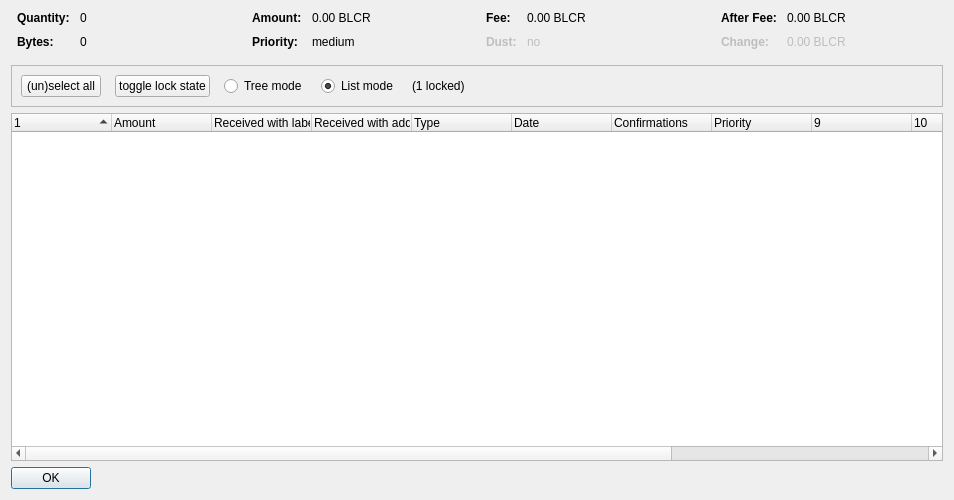
<?xml version="1.0" encoding="UTF-8"?>
<ui version="4.0">
 <class>CoinControlDialog</class>
 <widget class="QDialog" name="CoinControlDialog">
  <property name="geometry">
   <rect>
    <x>0</x>
    <y>0</y>
    <width>954</width>
    <height>500</height>
   </rect>
  </property>
  <property name="windowTitle">
   <string>Coin Selection</string>
  </property>
  <layout class="QVBoxLayout" name="verticalLayout">
   <item>
    <layout class="QHBoxLayout" name="horizontalLayoutTop" stretch="0,0,0,0">
     <property name="topMargin">
      <number>0</number>
     </property>
     <property name="bottomMargin">
      <number>10</number>
     </property>
     <item>
      <layout class="QFormLayout" name="formLayoutCoinControl1">
       <property name="horizontalSpacing">
        <number>10</number>
       </property>
       <property name="verticalSpacing">
        <number>10</number>
       </property>
       <property name="leftMargin">
        <number>6</number>
       </property>
       <property name="rightMargin">
        <number>6</number>
       </property>
       <item row="0" column="0">
        <widget class="QLabel" name="labelCoinControlQuantityText">
         <property name="font">
          <font>
           <weight>75</weight>
           <bold>true</bold>
          </font>
         </property>
         <property name="text">
          <string>Quantity:</string>
         </property>
        </widget>
       </item>
       <item row="0" column="1">
        <widget class="QLabel" name="labelCoinControlQuantity">
         <property name="cursor">
          <cursorShape>IBeamCursor</cursorShape>
         </property>
         <property name="contextMenuPolicy">
          <enum>Qt::ActionsContextMenu</enum>
         </property>
         <property name="text">
          <string notr="true">0</string>
         </property>
         <property name="textInteractionFlags">
          <set>Qt::LinksAccessibleByMouse|Qt::TextSelectableByKeyboard|Qt::TextSelectableByMouse</set>
         </property>
        </widget>
       </item>
       <item row="1" column="0">
        <widget class="QLabel" name="labelCoinControlBytesText">
         <property name="font">
          <font>
           <weight>75</weight>
           <bold>true</bold>
          </font>
         </property>
         <property name="text">
          <string>Bytes:</string>
         </property>
        </widget>
       </item>
       <item row="1" column="1">
        <widget class="QLabel" name="labelCoinControlBytes">
         <property name="cursor">
          <cursorShape>IBeamCursor</cursorShape>
         </property>
         <property name="contextMenuPolicy">
          <enum>Qt::ActionsContextMenu</enum>
         </property>
         <property name="text">
          <string notr="true">0</string>
         </property>
         <property name="textInteractionFlags">
          <set>Qt::LinksAccessibleByMouse|Qt::TextSelectableByKeyboard|Qt::TextSelectableByMouse</set>
         </property>
        </widget>
       </item>
      </layout>
     </item>
     <item>
      <layout class="QFormLayout" name="formLayoutCoinControl2">
       <property name="horizontalSpacing">
        <number>10</number>
       </property>
       <property name="verticalSpacing">
        <number>10</number>
       </property>
       <property name="leftMargin">
        <number>6</number>
       </property>
       <property name="rightMargin">
        <number>6</number>
       </property>
       <item row="0" column="0">
        <widget class="QLabel" name="labelCoinControlAmountText">
         <property name="font">
          <font>
           <weight>75</weight>
           <bold>true</bold>
          </font>
         </property>
         <property name="text">
          <string>Amount:</string>
         </property>
        </widget>
       </item>
       <item row="0" column="1">
        <widget class="QLabel" name="labelCoinControlAmount">
         <property name="cursor">
          <cursorShape>IBeamCursor</cursorShape>
         </property>
         <property name="contextMenuPolicy">
          <enum>Qt::ActionsContextMenu</enum>
         </property>
         <property name="text">
          <string notr="true">0.00 BLCR</string>
         </property>
         <property name="textInteractionFlags">
          <set>Qt::LinksAccessibleByMouse|Qt::TextSelectableByKeyboard|Qt::TextSelectableByMouse</set>
         </property>
        </widget>
       </item>
       <item row="1" column="0">
        <widget class="QLabel" name="labelCoinControlPriorityText">
         <property name="font">
          <font>
           <weight>75</weight>
           <bold>true</bold>
          </font>
         </property>
         <property name="text">
          <string>Priority:</string>
         </property>
        </widget>
       </item>
       <item row="1" column="1">
        <widget class="QLabel" name="labelCoinControlPriority">
         <property name="cursor">
          <cursorShape>IBeamCursor</cursorShape>
         </property>
         <property name="contextMenuPolicy">
          <enum>Qt::ActionsContextMenu</enum>
         </property>
         <property name="text">
          <string>medium</string>
         </property>
         <property name="textInteractionFlags">
          <set>Qt::LinksAccessibleByMouse|Qt::TextSelectableByKeyboard|Qt::TextSelectableByMouse</set>
         </property>
        </widget>
       </item>
      </layout>
     </item>
     <item>
      <layout class="QFormLayout" name="formLayoutCoinControl3">
       <property name="horizontalSpacing">
        <number>10</number>
       </property>
       <property name="verticalSpacing">
        <number>10</number>
       </property>
       <property name="leftMargin">
        <number>6</number>
       </property>
       <property name="rightMargin">
        <number>6</number>
       </property>
       <item row="0" column="0">
        <widget class="QLabel" name="labelCoinControlFeeText">
         <property name="font">
          <font>
           <weight>75</weight>
           <bold>true</bold>
          </font>
         </property>
         <property name="text">
          <string>Fee:</string>
         </property>
        </widget>
       </item>
       <item row="0" column="1">
        <widget class="QLabel" name="labelCoinControlFee">
         <property name="cursor">
          <cursorShape>IBeamCursor</cursorShape>
         </property>
         <property name="contextMenuPolicy">
          <enum>Qt::ActionsContextMenu</enum>
         </property>
         <property name="text">
          <string notr="true">0.00 BLCR</string>
         </property>
         <property name="textInteractionFlags">
          <set>Qt::LinksAccessibleByMouse|Qt::TextSelectableByKeyboard|Qt::TextSelectableByMouse</set>
         </property>
        </widget>
       </item>
       <item row="1" column="0">
        <widget class="QLabel" name="labelCoinControlLowOutputText">
         <property name="enabled">
          <bool>false</bool>
         </property>
         <property name="font">
          <font>
           <weight>75</weight>
           <bold>true</bold>
          </font>
         </property>
         <property name="text">
          <string>Dust:</string>
         </property>
        </widget>
       </item>
       <item row="1" column="1">
        <widget class="QLabel" name="labelCoinControlLowOutput">
         <property name="enabled">
          <bool>false</bool>
         </property>
         <property name="cursor">
          <cursorShape>IBeamCursor</cursorShape>
         </property>
         <property name="contextMenuPolicy">
          <enum>Qt::ActionsContextMenu</enum>
         </property>
         <property name="text">
          <string>no</string>
         </property>
         <property name="textInteractionFlags">
          <set>Qt::LinksAccessibleByMouse|Qt::TextSelectableByKeyboard|Qt::TextSelectableByMouse</set>
         </property>
        </widget>
       </item>
      </layout>
     </item>
     <item>
      <layout class="QFormLayout" name="formLayoutCoinControl4">
       <property name="horizontalSpacing">
        <number>10</number>
       </property>
       <property name="verticalSpacing">
        <number>10</number>
       </property>
       <property name="leftMargin">
        <number>6</number>
       </property>
       <property name="rightMargin">
        <number>6</number>
       </property>
       <item row="0" column="0">
        <widget class="QLabel" name="labelCoinControlAfterFeeText">
         <property name="font">
          <font>
           <weight>75</weight>
           <bold>true</bold>
          </font>
         </property>
         <property name="text">
          <string>After Fee:</string>
         </property>
        </widget>
       </item>
       <item row="0" column="1">
        <widget class="QLabel" name="labelCoinControlAfterFee">
         <property name="cursor">
          <cursorShape>IBeamCursor</cursorShape>
         </property>
         <property name="contextMenuPolicy">
          <enum>Qt::ActionsContextMenu</enum>
         </property>
         <property name="text">
          <string notr="true">0.00 BLCR</string>
         </property>
         <property name="textInteractionFlags">
          <set>Qt::LinksAccessibleByMouse|Qt::TextSelectableByKeyboard|Qt::TextSelectableByMouse</set>
         </property>
        </widget>
       </item>
       <item row="1" column="0">
        <widget class="QLabel" name="labelCoinControlChangeText">
         <property name="enabled">
          <bool>false</bool>
         </property>
         <property name="font">
          <font>
           <weight>75</weight>
           <bold>true</bold>
          </font>
         </property>
         <property name="text">
          <string>Change:</string>
         </property>
        </widget>
       </item>
       <item row="1" column="1">
        <widget class="QLabel" name="labelCoinControlChange">
         <property name="enabled">
          <bool>false</bool>
         </property>
         <property name="cursor">
          <cursorShape>IBeamCursor</cursorShape>
         </property>
         <property name="contextMenuPolicy">
          <enum>Qt::ActionsContextMenu</enum>
         </property>
         <property name="text">
          <string notr="true">0.00 BLCR</string>
         </property>
         <property name="textInteractionFlags">
          <set>Qt::LinksAccessibleByMouse|Qt::TextSelectableByKeyboard|Qt::TextSelectableByMouse</set>
         </property>
        </widget>
       </item>
      </layout>
     </item>
    </layout>
   </item>
   <item>
    <widget class="QFrame" name="frame">
     <property name="minimumSize">
      <size>
       <width>0</width>
       <height>40</height>
      </size>
     </property>
     <property name="frameShape">
      <enum>QFrame::StyledPanel</enum>
     </property>
     <property name="frameShadow">
      <enum>QFrame::Sunken</enum>
     </property>
     <layout class="QHBoxLayout" name="horizontalLayout">
      <item>
       <layout class="QHBoxLayout" name="horizontalLayoutPanel" stretch="0,0,0,0,0,0">
        <property name="spacing">
         <number>14</number>
        </property>
        <item>
         <widget class="QPushButton" name="pushButtonSelectAll">
          <property name="sizePolicy">
           <sizepolicy hsizetype="Maximum" vsizetype="Fixed">
            <horstretch>0</horstretch>
            <verstretch>0</verstretch>
           </sizepolicy>
          </property>
          <property name="text">
           <string>(un)select all</string>
          </property>
          <property name="autoDefault">
           <bool>false</bool>
          </property>
         </widget>
        </item>
        <item>
         <widget class="QPushButton" name="pushButtonToggleLock">
          <property name="sizePolicy">
           <sizepolicy hsizetype="Maximum" vsizetype="Fixed">
            <horstretch>0</horstretch>
            <verstretch>0</verstretch>
           </sizepolicy>
          </property>
          <property name="text">
           <string>toggle lock state</string>
          </property>
          <property name="autoDefault">
           <bool>false</bool>
          </property>
         </widget>
        </item>
        <item>
         <widget class="QRadioButton" name="radioTreeMode">
          <property name="sizePolicy">
           <sizepolicy hsizetype="Maximum" vsizetype="Fixed">
            <horstretch>0</horstretch>
            <verstretch>0</verstretch>
           </sizepolicy>
          </property>
          <property name="text">
           <string>Tree mode</string>
          </property>
         </widget>
        </item>
        <item>
         <widget class="QRadioButton" name="radioListMode">
          <property name="sizePolicy">
           <sizepolicy hsizetype="Maximum" vsizetype="Fixed">
            <horstretch>0</horstretch>
            <verstretch>0</verstretch>
           </sizepolicy>
          </property>
          <property name="text">
           <string>List mode</string>
          </property>
          <property name="checked">
           <bool>true</bool>
          </property>
         </widget>
        </item>
        <item>
         <widget class="QLabel" name="labelLocked">
          <property name="text">
           <string>(1 locked)</string>
          </property>
         </widget>
        </item>
        <item>
         <spacer name="horizontalSpacer">
          <property name="orientation">
           <enum>Qt::Horizontal</enum>
          </property>
          <property name="sizeHint" stdset="0">
           <size>
            <width>40</width>
            <height>20</height>
           </size>
          </property>
         </spacer>
        </item>
       </layout>
      </item>
     </layout>
    </widget>
   </item>
   <item>
    <widget class="CoinControlTreeWidget" name="treeWidget">
     <property name="contextMenuPolicy">
      <enum>Qt::CustomContextMenu</enum>
     </property>
     <property name="sortingEnabled">
      <bool>false</bool>
     </property>
     <property name="columnCount">
      <number>13</number>
     </property>
     <attribute name="headerShowSortIndicator" stdset="0">
      <bool>true</bool>
     </attribute>
     <attribute name="headerStretchLastSection">
      <bool>false</bool>
     </attribute>
     <column>
      <property name="text">
       <string/>
      </property>
     </column>
     <column>
      <property name="text">
       <string>Amount</string>
      </property>
     </column>
     <column>
      <property name="text">
       <string>Received with label</string>
      </property>
     </column>
     <column>
      <property name="text">
       <string>Received with address</string>
      </property>
     </column>
     <column>
      <property name="text">
       <string>Type</string>
      </property>
     </column>
     <column>
      <property name="text">
       <string>Date</string>
      </property>
     </column>
     <column>
      <property name="text">
       <string>Confirmations</string>
      </property>
      <property name="toolTip">
       <string>Confirmed</string>
      </property>
     </column>
     <column>
      <property name="text">
       <string>Priority</string>
      </property>
     </column>
     <column>
      <property name="text">
       <string/>
      </property>
     </column>
     <column>
      <property name="text">
       <string/>
      </property>
     </column>
     <column>
      <property name="text">
       <string/>
      </property>
     </column>
     <column>
      <property name="text">
       <string/>
      </property>
     </column>
     <column>
      <property name="text">
       <string/>
      </property>
     </column>
    </widget>
   </item>
   <item>
    <widget class="QDialogButtonBox" name="buttonBox">
     <property name="sizePolicy">
      <sizepolicy hsizetype="Maximum" vsizetype="Fixed">
       <horstretch>0</horstretch>
       <verstretch>0</verstretch>
      </sizepolicy>
     </property>
     <property name="orientation">
      <enum>Qt::Horizontal</enum>
     </property>
     <property name="standardButtons">
      <set>QDialogButtonBox::Ok</set>
     </property>
    </widget>
   </item>
  </layout>
 </widget>
 <customwidgets>
  <customwidget>
   <class>CoinControlTreeWidget</class>
   <extends>QTreeWidget</extends>
   <header>coincontroltreewidget.h</header>
  </customwidget>
 </customwidgets>
 <resources/>
 <connections/>
</ui>
